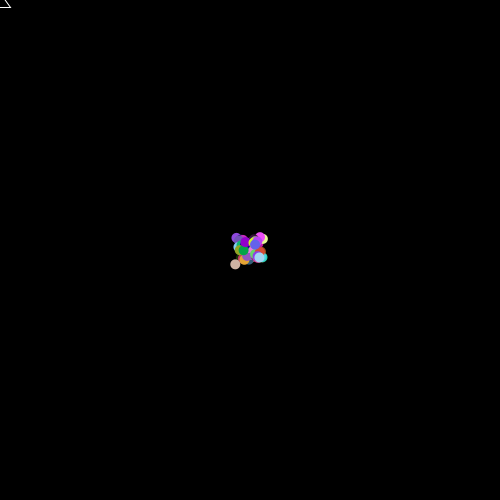
Frame 1 (no input)
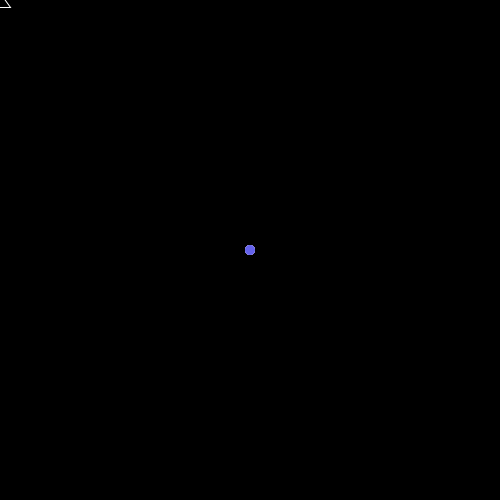
Frame 60 (the mouse pressed at the canvas centre just before this capture)
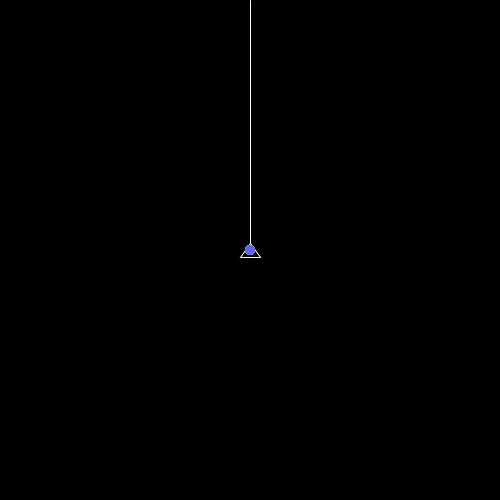
Frame 120 (the mouse held since frame 60 and released just before this capture)

The Processing sketch that drew these frames (run headless with seeded random() and noise(); from frame 60 on, the mouse is pressed at the canvas centre):

// Processing sketch: danmaku_circle
// ── danmaku_circle.pde
Danmaku[] danmaku = new Danmaku[50];

void setup(){
  size(500,500);
  frameRate(30);
  noCursor();
//  colorMode(HSB,0,0,99);
  for(int i = 0 ; i < 50 ; i++){
    danmaku[i] = new Danmaku(width/2,height/2,10,random(5,15),cos(random(2*3.14)),sin(random(2*3.14)),random(255),random(255),random(255));  
  }  
}  

void draw(){
  background(0);
  ship(mouseX,mouseY);
  for(int i = 0 ; i < 50 ; i++ ){
    danmaku[i].move();
    danmaku[i].display();
  }  
}  

void ship(int x,int y){
  stroke(255,255,255);
  noFill();
  triangle(x,y-7,x-10,y+7,x+10,y+7);
  if(mousePressed){
    line(x,y-7,x,0);
  }  
}






    

// ── Danmaku.pde
class Danmaku{
  float dx,dy,dr,dv,dcos,dsin,dcol,da,db,dc;
  int i = 1;

  Danmaku(float x,float y,float r,float v,float cos,float sin,float a,float b,float c){
    dx = x;
    dy = y;
    dr = r;
    dv = v;
    dcos = cos;
    dsin = sin;
    da = a;
    db = b;
    dc = c;
//    dcol = col;
  } 
  
  void move(){
    dx += dcos * dv*i;///2;
    dy += dsin * dv*i;// + i/3;
 //   dy += i;
 //  i ++;
    if(frameCount % 30 == 0){
//      dx = width/2;
//      dy = height/2;
      i *= -1;
    }
  }
  
  void display(){
 //   stroke(random(255),random(255),random(255));
    noStroke();
    fill(da,db,dc);
    ellipse(dx,dy,dr,dr);
  }
}
